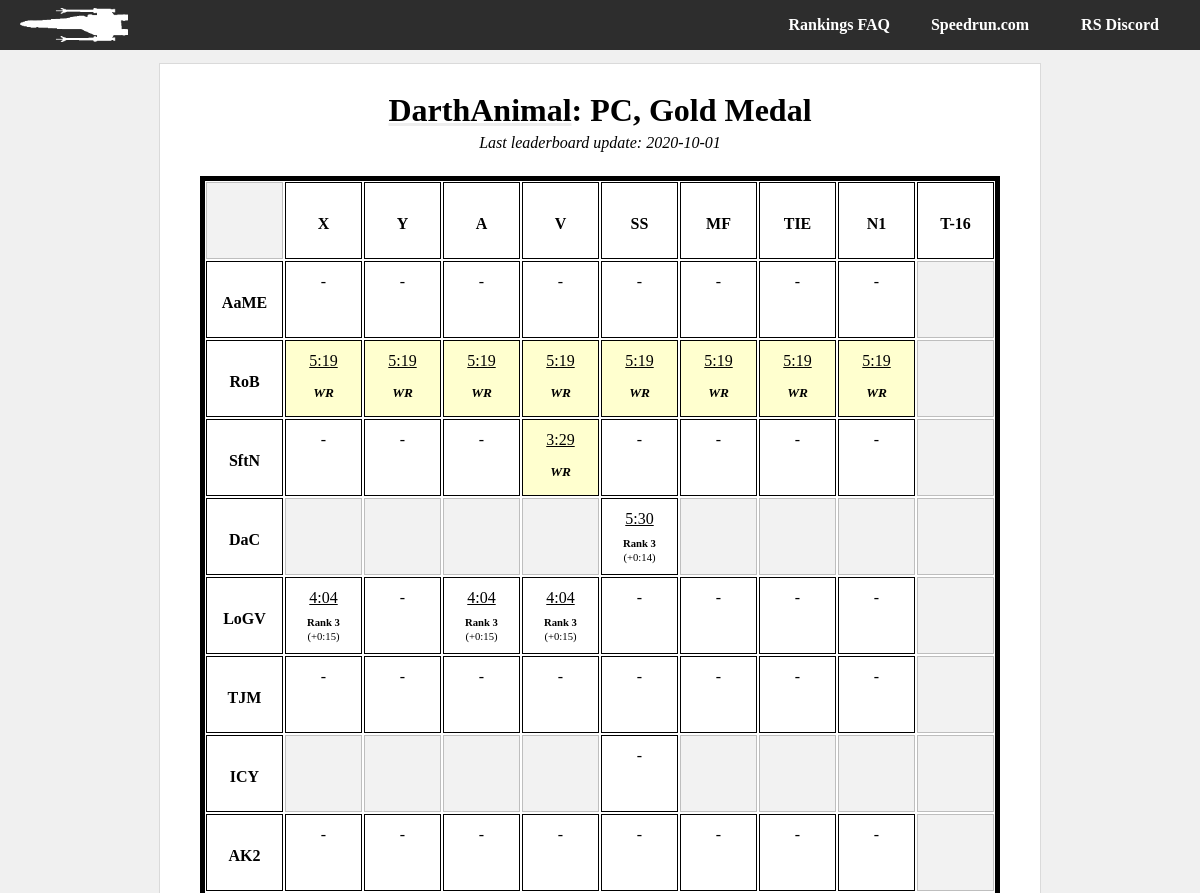
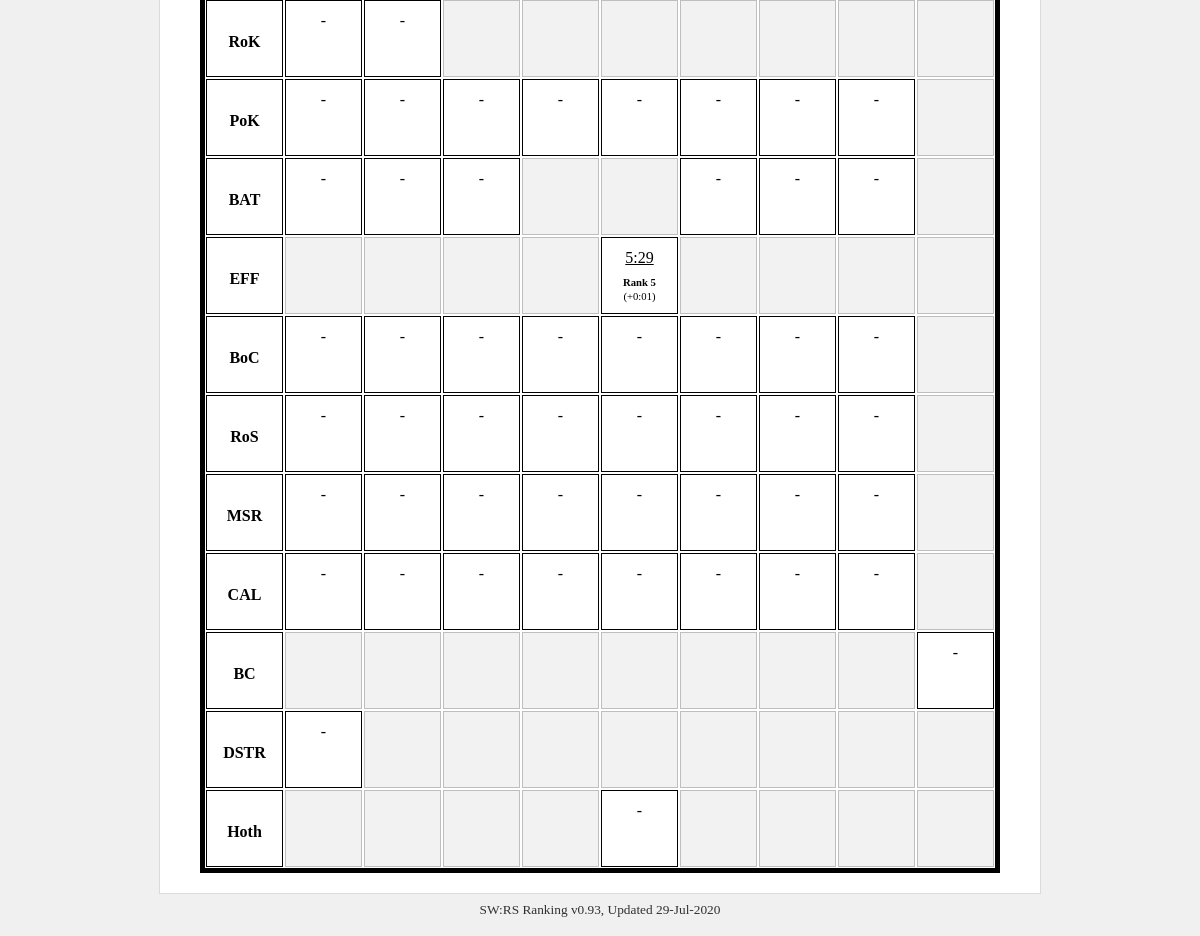
Screenshot of /player/DarthAnimal/pc_gold with the database file from the repository (2 pictures, top to bottom).
### tables this page shows
CREATE TABLE metadata (field          text primary key,value          text);

CREATE TABLE il_runs_20201001 (run_id          integer primary key,level           text,category        text,player          text,time            integer default 9999,platform        text,medal           text,src_link        text,rank            integer default 0);

### swrs.py (the view)
@app.route('/player/<player_id>/<category>')
def player_cat(player_id, category):
    con = lite.connect(DATABASE)
    with con:
        cur = con.cursor()
        cur.execute('SELECT value FROM metadata ' +
                    'WHERE field = "last_update"')
    last_up = cur.fetchall()[0][0]
    tag = last_up + '_' + category
    if category[0:2] == 'pc':
        console = "PC"
    elif category[0:3] == 'n64':
        console = 'N64'
    else:
        console = 'CONSOLE?'
    if category[-3:] == 'any':
        medal_type = "Any Medal"
    elif category[-4:] == 'gold':
        medal_type = 'Gold Medal'
    else:
        medal_type = 'MEDAL?'
    runs = []
    bests = []
    for lev in il_level_names:
        level_array = []
        bests_level = []
        for ship in il_category_names:
            cur = con.cursor()
            with con:
                cur.execute('SELECT level, category, time, rank, "src_link" ' +
                            'FROM il_runs_' + last_up + ' ' +
                            'WHERE player = "' + player_id + '" AND ' +
                            'platform = "' + console + '" AND ' +
                            'level = "' + lev + '" AND ' +
                            'category = "' + ship + '" AND ' +
                            'medal = "' + medal_type + '";')
            run = cur.fetchall()
            player_best = 0
            if run:
                run = list(run[0])
                player_best = run[2]
                run[2] = convert_seconds(player_best)
            level_array.append(run)
            with con:
                cur.execute('SELECT time ' +
                            'FROM il_runs_' + last_up + ' ' +
                            'WHERE rank = 1 AND ' +
                            'platform = "' + console + '" AND ' +
                            'level = "' + lev + '" AND ' +
                            'category = "' + ship + '" AND ' +
                            'medal = "' + medal_type + '";')
            best_run = cur.fetchall()
            if best_run:
                best_run = list(best_run[0])[0]
                print(player_best, best_run)
                best_run = player_best - best_run
                print(best_run)
                best_run = convert_seconds(best_run)
            bests_level.append(best_run)
        runs.append(level_array)
        bests.append(bests_level)
    try:
        return render_template('player-category.html',
                               name=player_id,
                               medal=medal_type,
                               platform=console,
                               runs=runs,
                               best_times=bests,
                               last_update=DATESTAMP)
    except Exception as e:
        return str(e)

### swrs.py (called while the page is built)
def convert_seconds(in_time):
    out_time = 'ERR'
    secs = in_time % 60
    mins = int((in_time - secs) // 60)
    if secs < 10:
        secs = '0' + str(secs)
    else:
        secs = str(secs)
    if len(secs) > 6:
        secs = secs[:6]
    elif len(secs) > 2:
        while len(secs) < 6:
            secs += '0'
    out_time = str(mins) + ':' + str(secs)
    return out_time

@app.teardown_appcontext
def close_connection(exception):
    db = getattr(g, '_database', None)
    if db is not None:
        db.close()

### templates/player-category.html
{% from "macros.html" import header, footer, categories, title, pc_title, player_chart %}
{{ header(name +" | SWRS") }}
{% set link = "/player/" + name %}
{{ pc_title(name, platform, medal, last_update, link) }}</a>
{% set level_acronyms = ["AaME",
"RoB",
"SftN",
"DaC",
"LoGV",
"TJM",
"ICY",
"AK2",
"RoK",
"PoK",
"BAT",
"EFF",
"BoC",
"RoS",
"MSR",
"CAL",
"BC",
"DSTR",
"Hoth"] %}
    <div id="about">
            <div id="runs-table">
                <div class="runs-table-row">
                    <div class="runs-table-timebox header ghosted"> </div>
                    <div class="runs-table-timebox header"><div class="centertext">X</div></div>
                    <div class="runs-table-timebox header"><div class="centertext">Y</div></div>
                    <div class="runs-table-timebox header"><div class="centertext">A</div></div>
                    <div class="runs-table-timebox header"><div class="centertext">V</div></div>
                    <div class="runs-table-timebox header"><div class="centertext">SS</div></div>
                    <div class="runs-table-timebox header"><div class="centertext">MF</div></div>
                    <div class="runs-table-timebox header"><div class="centertext">TIE</div></div>
                    <div class="runs-table-timebox header"><div class="centertext">N1</div></div>
                    <div class="runs-table-timebox header"><div class="centertext">T-16</div></div>
                </div>
            {% for i in range(runs|length): %}
                {% set level = runs[i] %}
                <div class="runs-table-row {{ level_acronyms[i] }}">
                <div class="runs-table-timebox header"><div class="centertext">{{ level_acronyms[i] }}</div></div>
                {% for j in range(level|length): %}
                    {% set ship = level[j] %}
                    {% if i in [0, 1, 2, 4, 5, 7, 9, 12, 13, 14, 15]: %}
                        {% if j == 8: %}
                            {% set ghost = 'ghosted' %}
                        {% else %}
                            {% set ghost = '' %}
                        {% endif %}
                    {% elif i in [3, 6, 11, 18]: %}
                        {% if j not in [4]: %}
                            {% set ghost = 'ghosted' %}
                        {% else %}
                            {% set ghost = '' %}
                        {% endif %}
                    {% elif i in [8]: %}
                        {% if j not in [0, 1]: %}
                            {% set ghost = 'ghosted' %}
                        {% else %}
                            {% set ghost = '' %}
                        {% endif %}
                    {% elif i in [10]: %}
                        {% if j in [3, 4, 8]: %}
                            {% set ghost = 'ghosted' %}
                        {% else %}
                            {% set ghost = '' %}
                        {% endif %}
                    {% elif i in [16]: %}
                        {% if j not in [8]: %}
                            {% set ghost = 'ghosted' %}
                        {% else %}
                            {% set ghost = '' %}
                        {% endif %}
                    {% elif i in [17]: %}
                        {% if j == 7 and platform == 'N64': %}
                            {% set ghost = '' %}
                        {% elif j not in [0]: %}
                            {% set ghost = 'ghosted' %}
                        {% else %}
                            {% set ghost = '' %}
                        {% endif %}
                    {% endif %}
                    {% if ship[3] == 1 %}
                        {% set wr='wr'%}
                    {% endif %}
                        {% if ship: %}
                            <a href="{{ ship[4] }}" class="timebox">
                                <div class="runs-table-timebox {{ ghost }} {{ wr }}">
                                        <div class="runs-table-time">
                                            {{ ship[2] }}
                                        </div>
                                        <div class="runs-table-ranking {{wr}}">
                                        {% if ship[3] == 1 %}
                                                WR
                                        {% else %}
                                                <b>Rank {{ ship[3] }}</b>
                                            </div>
                                            <div class="runs-table-difference">
                                                (+{{ best_times[i][j] }})
                                        {% endif %}
                                        </div>
                                </div>
                            </a>
                        {% else %}
                    <div class="runs-table-timebox {{ ghost }} {{ wr }}">
                            {% if ghost == '': %}
                            -
                            {% endif %}
                    </div>
                        {% endif %}
                {% endfor %}
                </div>
            {% endfor %}
            </div>
    </div>
{{ footer() }}

### templates/macros.html (shortened to what this page needs)
{% macro header(header_text) %}
<html>
    <head>
        <link rel="stylesheet" type="text/css" href="{{ url_for('static', filename = 'style.css') }}" />
    </head>
    <body>
    <div id="container">
        {{ tabs() }}
    <div id="body-wrapper">
        <div id="body-content">
{% endmacro %}
{% macro tabs() %}
        <div id="body-tabs">
            <div id="lefttabs">
                <a href="/"><img src= {{ url_for('static', filename = 'logo.png') }}></a>
            </div>
            <div id="righttabs">
                <a href="https://discord.gg/Gp7swfc"><div id="tab" class="topplayers back">RS Discord</div></a>
            </div>
            <div id="righttabs">
                <a href="https://www.speedrun.com/rogue1/"><div id="tab" class="topplayers back">Speedrun.com</div></a>
            </div>
            <div id="righttabs">
                <a href="/faq"><div id="tab" class="topplayers back">Rankings FAQ</div></a>
            </div>
        </div>
{% endmacro %}
{% macro pc_title(name, platform, medal, date, link='') %}
            <div id="title">
                <h1>
                    <a href="{{link}}">{{ name }}</a>: {{platform}}, {{medal}}
                </h1>
                {% if date %}
                <div id="lastupdate">
                    <p>Last leaderboard update: {{ date[:4] }}-{{ date[4:6] }}-{{ date[6:] }}</p>
                </div>
                {% endif %}
            </div>
{% endmacro %}
{% macro footer() %}
            </div>
            <div id="footertext">
                <span title="v0.93 Madine">SW:RS Ranking v0.93, Updated 29-Jul-2020</span>
            </div>
        </div>
    </div>
    </body>
</html>
{% endmacro %}

### static/style.css (style rules this page uses)
body { font-family: 'LiberationSerif', 'Bookman', 'Times', Serif; margin: 0px; background: #f0f0f0; position: relative; }
#container { position: absolute; width: 100%; height: 100%; }
#body-wrapper { width: max-content; max-width: 95%; margin-left:auto; margin-right:auto; padding: 10px; display: block; position: relative; overflow: hidden !important; }
#body-tabs { display: block; overflow: hidden; background: #2d2d2d; padding: 0px 10px; height: 50px; background-repeat: no-repeat; background-size: auto 35px; background-attachment: fixed; background-position-x: center; background-position-y: 7px; }
#tab { display: inline-block; color: #ffffff; padding: 00px 20px; border-radius: 0px; margin: 0px; min-width: 100px; text-align: center; font-weight: bold; line-height: 50px; height: 100%; }
#lefttabs { float: left; }
#lefttabs img { padding: 8px 10px; height: 34px; }
#righttabs { float: right; }
#body-content { border: 1px #dadada solid; min-height: 100px; background: #ffffff; border-radius: 0px; margin-top: 3px; padding: 20px 40px; }
#title { text-align: center; margin: .5em 0em 1.5em 0em; font-weight: bold; font-style: italic; }
#title h1 { margin: 0em 0em .0em 0em; font-style: normal; }
h1 a { text-decoration: underline #eee; color: #000; }
#footertext { text-align: center; font-size: 10pt; padding: 8px; opacity: 0.8; }
#lastupdate p { font-weight: normal; padding: 0; margin: 5px 0 0 0; }
#runs-table { border: 5px solid #000000; overflow: hidden; }
.runs-table-row { display: flex; flex-direction: row; flex-wrap: nowrap; justify-content: flex-start; align-items: stretch; align-content: stretch; }
.runs-table-timebox { margin: 1px; width: 75px; height: 55px; line-height: 20px; padding-top: 10px; padding-bottom: 10px; border: 1px solid #000000; text-align: center; vertical-align: middle; }
.runs-table-timebox.header { font-weight: bold; display: flex; align-items: center; justify-content: center; }
.centertext { padding: 0 !important; line-height: 12pt; height: 10px; }
.runs-table-timebox.ghosted { opacity: 0.25; background: #cccccc; }
.runs-table-timebox.wr { background: #ffff0030; }
.runs-table-ranking { font-size: 8pt; padding-top: 10px; margin: 0; line-height: 8pt; }
.runs-table-ranking.wr { line-height: 16pt; font-size: 10pt; padding-top: 11px; font-weight: bold; font-style: italic; }
.runs-table-difference { font-size: 8pt; padding-top: 3px; margin: 0; line-height: 8pt; }
.runs-table-time { text-decoration: underline; }
.timebox { text-decoration: none; color: #000; }

### rows the page displays
metadata: value "2020", value "10", value "01"
il_runs_20201001: rank "3"
il_runs_20201001: rank "3"
il_runs_20201001: rank "3"
il_runs_20201001: rank "3"
il_runs_20201001: rank "5"

### other values shown
{{ name }} "DarthAnimal"
{{ platform }} "PC"
{{ medal }} "Gold Medal"
{{ level_acronyms[i] }} "AaME" "RoB" "SftN" "DaC" "LoGV" "TJM" "ICY" "AK2" "RoK" "PoK" "BAT" "EFF" "BoC" "RoS" "MSR" "CAL" "BC" "DSTR" "Hoth"
{{ ship[2] }} "5:19" "5:19" "5:19" "5:19" "5:19" "5:19" "5:19" "5:19" "3:29" "5:30" "4:04" "4:04" "4:04" "5:29"
{{ best_times[i][j] }} "0:14" "0:15" "0:15" "0:15" "0:01"
